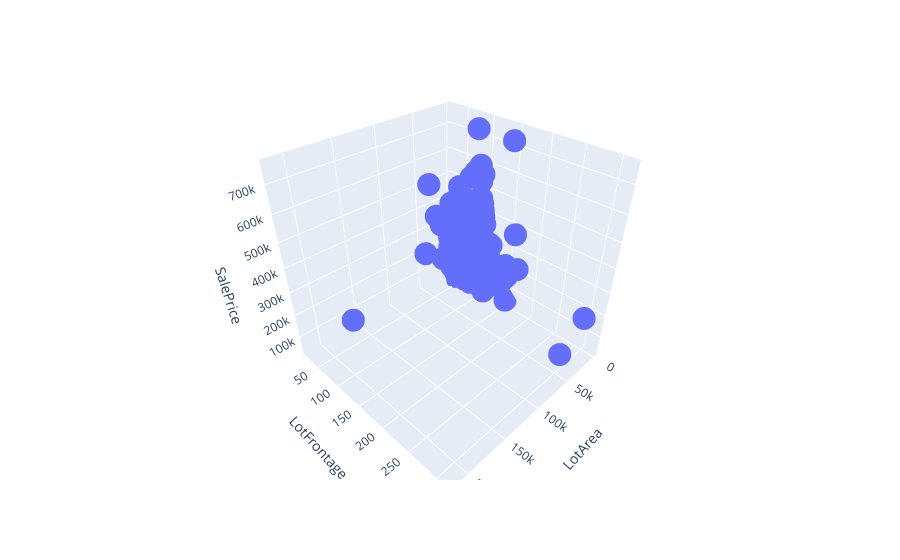

This figure's notebook cell:
### Code cell
import plotly.express as px
fig = px.scatter_3d(house_data,x = 'LotArea', y='LotFrontage',z = 'SalePrice')
fig.show()

### Figure 1 — Plotly figure (JSON) as saved in the notebook; plotly's stock layout.template omitted (floating-point values rounded to 4 significant figures; data arrays with more than 128 entries replaced by an {"elided": "..."} marker saying what was removed)
{"data": [{"hovertemplate": "LotArea=%{x}<br>LotFrontage=%{y}<br>SalePrice=%{z}<extra></extra>", "legendgroup": "", "marker": {"color": "#636efa", "symbol": "circle"}, "mode": "markers", "name": "", "scene": "scene", "showlegend": false, "type": "scatter3d", "x": {"elided": "1460 int values"}, "y": {"elided": "1460 int values"}, "z": {"elided": "1460 int values"}}], "layout": {"autosize": true, "legend": {"tracegroupgap": 0}, "margin": {"t": 60}, "scene": {"aspectmode": "auto", "aspectratio": {"x": 1, "y": 1, "z": 1}, "domain": {"x": [0, 1], "y": [0, 1]}, "xaxis": {"title": {"text": "LotArea"}, "type": "linear"}, "yaxis": {"title": {"text": "LotFrontage"}, "type": "linear"}, "zaxis": {"title": {"text": "SalePrice"}, "type": "linear"}}}}
